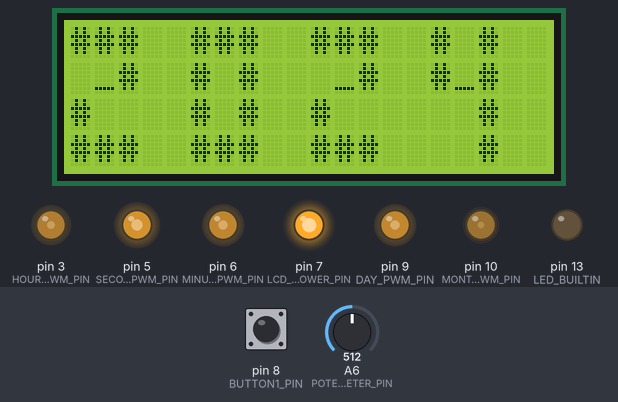
This sketch was run on a simulated Arduino Nano, built with avr-gcc and run on an emulated ATmega328P. Parts: 20×4 character LCD, output pins drawn as LEDs (lit = HIGH). The inputs (shaded band) are chosen by the test bench; at power-on: pin 8 (BUTTON1_PIN) HIGH, A6 (POTENTIOMETER_PIN) = 512. The local clock reads 2024-03-15 10:24:30 at power-on unless the sketch sets it.

Above: at 6.7 s.
6.8 s: pin 8 (BUTTON1_PIN) pulled LOW for 0.15 s
At 8.2 s:
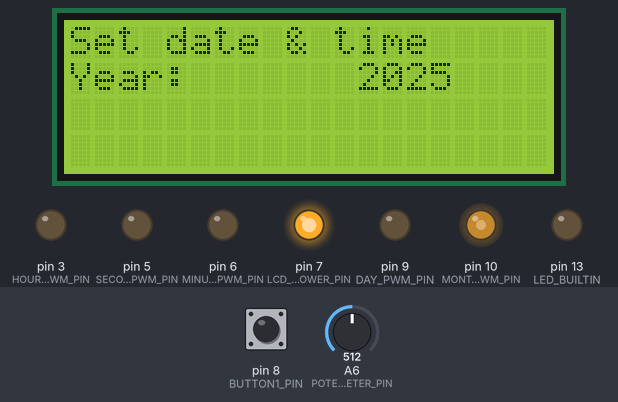
8.5 s: pin 8 (BUTTON1_PIN) pulled LOW for 1 s
At 10.8 s:
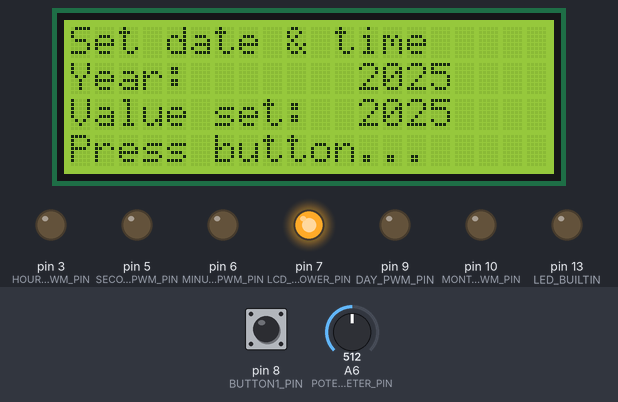
11.1 s: pin 8 (BUTTON1_PIN) pulled LOW for 0.15 s
At 12.5 s:
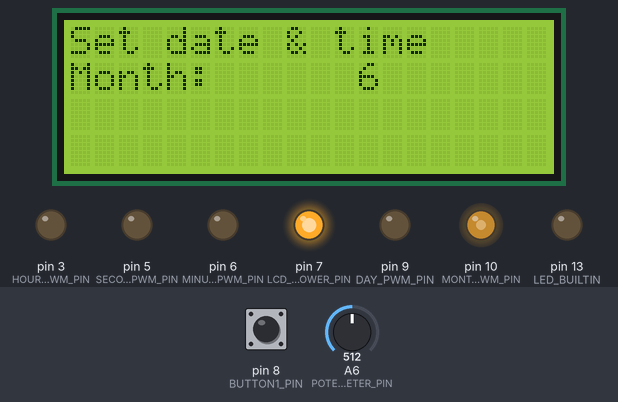
12.8 s: A6 (POTENTIOMETER_PIN) set to 716
At 13.5 s:
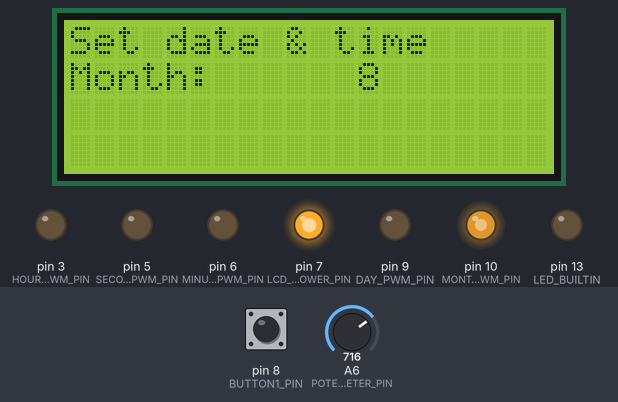
14.3 s: pin 8 (BUTTON1_PIN) pulled LOW for 3.2 s
At 18.2 s:
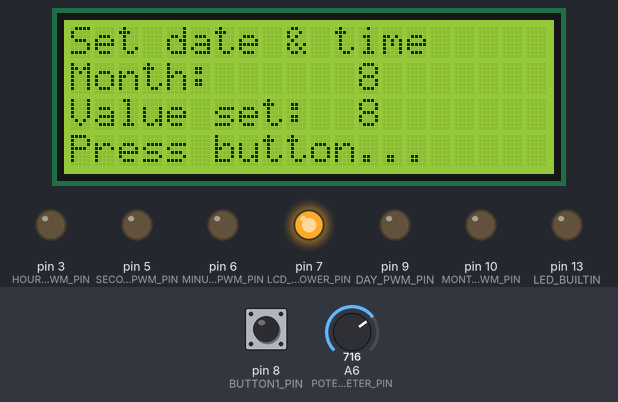
19.1 s: pin 8 (BUTTON1_PIN) pulled LOW for 0.15 s
At 19.9 s:
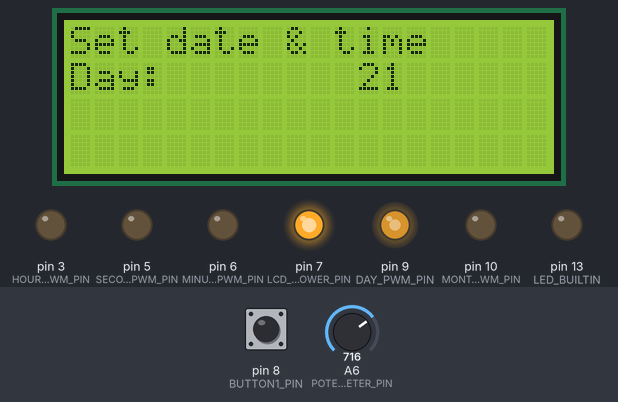
Timing chart, 0 to 21.8 s (numbered marks = the images above; inputs shaded):
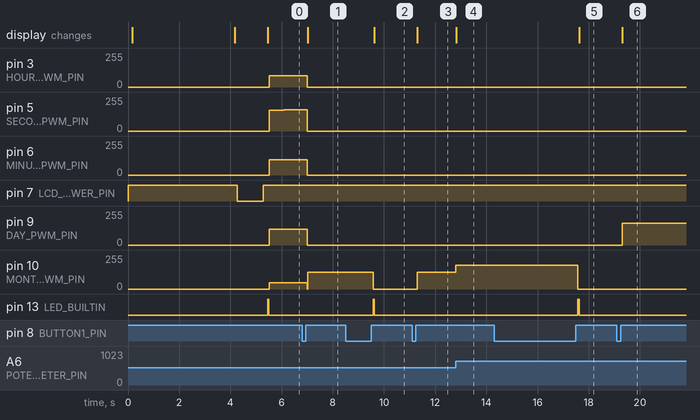

The sketch:

voltmeterClock_v0-2.ino
```cpp
#include <Time.h>
#include <TimeLib.h>
#include <DS3232RTC.h>
#include <LiquidCrystal.h>
LiquidCrystal lcd(11, 12, A0, A1, A2, A3);

//Voltmeter Clock Version 0.2

//pwm pins at 490Hz are 3, 9, 10, and 11
//pwm pins at 980Hz are 5, 6
#define SECONDS_MIN_PWM 9
#define SECONDS_MAX_PWM 255
#define SECONDS_PWM_PIN 5
#define MINUTES_MIN_PWM 21
#define MINUTES_MAX_PWM 250
#define MINUTES_PWM_PIN 6
#define HOURS_MIN_PWM 3
#define HOURS_MAX_PWM 183
#define HOURS_PWM_PIN 3
#define DAY_MIN_PWM 10
#define DAY_MAX_PWM 232
#define DAY_PWM_PIN 9
#define MONTH_MIN_PWM 0
#define MONTH_MAX_PWM 255
#define MONTH_PWM_PIN 10

#define BUTTON1_PIN 8
#define LCD_AND_LIGHTS_POWER_PIN 7
#define PIR_PIN 2
#define POTENTIOMETER_PIN A6

byte xPosLCD = 0;
byte yPosLCD = 0;

bool needToUpdateTimeValues = true; //not yet used

float mapfloatReturnFloat(float x, float in_min, float in_max, float out_min, float out_max) {
  return (x - in_min) * (out_max - out_min) / (in_max - in_min) + out_min;
}

int mapfloat(float x, float in_min, float in_max, float out_min, float out_max) {
  return (x - in_min) * (out_max - out_min) / (in_max - in_min) + out_min;
}

void blinkLED() {
  digitalWrite(LED_BUILTIN, HIGH);
  delay(50);
  digitalWrite(LED_BUILTIN, LOW);
}

bool digitalReadDebounce(int pin) {
  if (digitalRead(pin) == LOW) {
    delay(50);
    bool debounceRunning = true;
    while (debounceRunning) {
      if (digitalRead(pin) == HIGH) {
        debounceRunning = false;
      }
    }
    delay(50);
    return true;
  }
  return false;
}

void voltmeterAllSet(byte pwmValue) {
  analogWrite(SECONDS_PWM_PIN, pwmValue);
  analogWrite(MINUTES_PWM_PIN, pwmValue);
  analogWrite(HOURS_PWM_PIN, pwmValue);
  analogWrite(DAY_PWM_PIN, pwmValue);
  analogWrite(MONTH_PWM_PIN, pwmValue);
}

void voltmeterAllMax() {
  analogWrite(SECONDS_PWM_PIN, SECONDS_MAX_PWM);
  analogWrite(MINUTES_PWM_PIN, MINUTES_MAX_PWM);
  analogWrite(HOURS_PWM_PIN, HOURS_MAX_PWM);
  analogWrite(DAY_PWM_PIN, DAY_MAX_PWM);
  analogWrite(MONTH_PWM_PIN, MONTH_MAX_PWM);
}

void voltmeterAllMin() {
  analogWrite(SECONDS_PWM_PIN, SECONDS_MIN_PWM);
  analogWrite(MINUTES_PWM_PIN, MINUTES_MIN_PWM);
  analogWrite(HOURS_PWM_PIN, HOURS_MIN_PWM);
  analogWrite(DAY_PWM_PIN, DAY_MIN_PWM);
  analogWrite(MONTH_PWM_PIN, MONTH_MIN_PWM);
}

void voltmeterAllOff() {
  analogWrite(SECONDS_PWM_PIN, 0);
  //digitalWrite(SECONDS_PWM_PIN,LOW);
  analogWrite(MINUTES_PWM_PIN, 0);
  analogWrite(HOURS_PWM_PIN, 0);
  analogWrite(DAY_PWM_PIN, 0);
  analogWrite(MONTH_PWM_PIN, 0);
}

int selectTimeValueDisplayOnLcdAndVoltmeter(String valueName, int pin, int minPWM, int maxPWM, int value, int valueMin, int valueMax) {
  bool runningVar = true;
  lcd.clear();
  lcd.print("Set date & time");
  lcd.setCursor(0, 1);
  lcd.print(valueName + ": ");

  while (runningVar) {
    lcd.setCursor(12, 1);
    lcd.print("    ");
    lcd.setCursor(12, 1);
    lcd.print(map(analogRead(POTENTIOMETER_PIN), 0, 1023, valueMin, valueMax), DEC);

    byte mappedPwmVal = map(analogRead(POTENTIOMETER_PIN), 0, 1023, minPWM, maxPWM);
    analogWrite(pin, (mappedPwmVal)); //TODO: Replace with function to display value on voltmeter displays accurately
    if (digitalReadDebounce(BUTTON1_PIN)) {
      runningVar = false;
    }
    delay(25);
  }
  value = map(analogRead(POTENTIOMETER_PIN), 0, 1023, valueMin, valueMax);
  voltmeterAllOff();
  blinkLED();
  lcd.setCursor(0, 2);
  lcd.print("Value set:");
  lcd.setCursor(12, 2);
  lcd.print(value);
  lcd.setCursor(0, 3);
  lcd.print("Press button...");
  while (!digitalReadDebounce(BUTTON1_PIN));
  return value;
}

void setDateTime(unsigned int setYear, byte setMonth, byte setDay, byte setHour, byte setMin, byte setSec) {
  //arguments are selectTimeValueDisplayOnLcdAndVoltmeter(valueName, pin, minPWM, maxPWM, value, valueMin, valueMax)
  voltmeterAllOff();
  lcdCustomXYClear();
  setYear = selectTimeValueDisplayOnLcdAndVoltmeter("Year",   MONTH_PWM_PIN,   MONTH_MIN_PWM,   MONTH_MAX_PWM,   setYear,  2010, 2040);
  setMonth = selectTimeValueDisplayOnLcdAndVoltmeter("Month", MONTH_PWM_PIN,   MONTH_MIN_PWM,   MONTH_MAX_PWM,   setMonth, 1,    12);
  setDay = selectTimeValueDisplayOnLcdAndVoltmeter("Day",     DAY_PWM_PIN,     DAY_MIN_PWM,     DAY_MAX_PWM,     setDay,   1,    31);
  setHour = selectTimeValueDisplayOnLcdAndVoltmeter("Hour",   HOURS_PWM_PIN,   HOURS_MIN_PWM,   HOURS_MAX_PWM,   setHour,  0,    23);
  setMin = selectTimeValueDisplayOnLcdAndVoltmeter("Minute",  MINUTES_PWM_PIN, MINUTES_MIN_PWM, MINUTES_MAX_PWM, setMin,   0,    59);
  setSec = selectTimeValueDisplayOnLcdAndVoltmeter("Second",  SECONDS_PWM_PIN, SECONDS_MIN_PWM, SECONDS_MAX_PWM, setSec,   0,    59);
  lcdCustomXYClear();
  lcd.print("Y " + String(setYear));
  lcd.setCursor(10, 0);
  lcd.print("M " + String(setMonth));
  lcd.setCursor(0, 1);
  lcd.print("D " + String(setDay));
  lcd.setCursor(10, 1);
  lcd.print("h" + String(setHour));
  lcd.setCursor(0, 2);
  lcd.print("m" + String(setMin));
  lcd.setCursor(10, 2);
  lcd.print("s" + String(setSec));

  lcd.setCursor(0, 3);
  lcd.print("Press button to set");
  delay(500);

  bool runningVar = true;
  unsigned long targetMillis = 0;
  while (runningVar) {
    if (millis() > targetMillis) {
      digitalWrite(LED_BUILTIN, !digitalRead(LED_BUILTIN));
      targetMillis = millis() + 1000;
    }
    if (digitalReadDebounce(BUTTON1_PIN)) {
      runningVar = false;
    }
  }
  digitalWrite(LED_BUILTIN, LOW);
  lcdCustomXYClear();
  setTime(setHour, setMin, setSec, setDay, setMonth, setYear);
  RTC.set(now());
  setSyncProvider(RTC.get);
}

unsigned int monthdays[] = {0, 31, 59, 90, 120, 151, 181, 212, 243, 273, 304, 334};
unsigned long secondsSince2000(unsigned int yearVar, byte monthVar, byte dayVar, byte hourVar, byte minuteVar, byte secondVar)
{
  // This code stolen from someone else's DS1337 library. It was called
  // "date_to_epoch_seconds()" there, but it didn't do epoch seconds,
  // just seconds since 2000. That's fine in this case, since seconds
  // since 2000 is sufficient for this purpose.
  unsigned long sse = (((unsigned long)yearVar) * 365 * 24 * 60 * 60)   +   ((((unsigned long)yearVar + 3) >> 2) + ((unsigned long)yearVar % 4 == 0 && (unsigned long)monthVar > 2)) * 24 * 60 * 60   +   \
                      ((unsigned long)monthdays[monthVar - 1] + (unsigned long)dayVar - 1) * 24 * 60 * 60   +   ((unsigned long)hourVar * 60 * 60)   +   ((unsigned long)minuteVar * 60)   + (unsigned long)secondVar;
  return sse;
}

void turnOnLCD() {
  digitalWrite(LCD_AND_LIGHTS_POWER_PIN, HIGH);
  delay(100);
  lcd.begin(20, 4);
  lcdCustomXYClear();
}

void turnOffLCD() {
  lcdCustomXYClear();
  delay(100);
  digitalWrite(LCD_AND_LIGHTS_POWER_PIN, LOW);
}

void lcdCustomXYClear() {
  xPosLCD = 0;
  yPosLCD = 0;
  lcd.clear();
}

void lcdSetCursor(byte x, byte y) {
  xPosLCD = x;
  yPosLCD = y;
  lcd.setCursor(x, y);
}

void lcdDigit(byte digit) {
  digit = constrain(digit, 0, 9);
  switch (digit) {
    case 0:
      lcd.setCursor(xPosLCD, 0); lcd.print("###");
      lcd.setCursor(xPosLCD, 1); lcd.print("# #");
      lcd.setCursor(xPosLCD, 2); lcd.print("# #");
      lcd.setCursor(xPosLCD, 3); lcd.print("###");
      break;
    case 1:
      lcd.setCursor(xPosLCD, 0); lcd.print("  #");
      lcd.setCursor(xPosLCD, 1); lcd.print("  #");
      lcd.setCursor(xPosLCD, 2); lcd.print("  #");
      lcd.setCursor(xPosLCD, 3); lcd.print("  #");
      break;
    case 2:
      lcd.setCursor(xPosLCD, 0); lcd.print("###");
      lcd.setCursor(xPosLCD, 1); lcd.print(" _#");
      lcd.setCursor(xPosLCD, 2); lcd.print("#");
      lcd.setCursor(xPosLCD, 3); lcd.print("###");
      break;
    case 3:
      lcd.setCursor(xPosLCD, 0); lcd.print("###");
      lcd.setCursor(xPosLCD, 1); lcd.print("__#");
      lcd.setCursor(xPosLCD, 2); lcd.print("  #");
      lcd.setCursor(xPosLCD, 3); lcd.print("###");
      break;
    case 4:
      lcd.setCursor(xPosLCD, 0); lcd.print("# #");
      lcd.setCursor(xPosLCD, 1); lcd.print("#_#");
      lcd.setCursor(xPosLCD, 2); lcd.print("  #");
      lcd.setCursor(xPosLCD, 3); lcd.print("  #");
      break;
    case 5:
      lcd.setCursor(xPosLCD, 0); lcd.print("###");
      lcd.setCursor(xPosLCD, 1); lcd.print("#_");
      lcd.setCursor(xPosLCD, 2); lcd.print("  #");
      lcd.setCursor(xPosLCD, 3); lcd.print("###");
      break;
    case 6:
      lcd.setCursor(xPosLCD, 0); lcd.print("###");
      lcd.setCursor(xPosLCD, 1); lcd.print("#_");
      lcd.setCursor(xPosLCD, 2); lcd.print("# #");
      lcd.setCursor(xPosLCD, 3); lcd.print("###");
      break;
    case 7:
      lcd.setCursor(xPosLCD, 0); lcd.print("###");
      lcd.setCursor(xPosLCD, 1); lcd.print("  #");
      lcd.setCursor(xPosLCD, 2); lcd.print(" #");
      lcd.setCursor(xPosLCD, 3); lcd.print(" #");
      break;
    case 8:
      lcd.setCursor(xPosLCD, 0); lcd.print("###");
      lcd.setCursor(xPosLCD, 1); lcd.print("#_#");
      lcd.setCursor(xPosLCD, 2); lcd.print("# #");
      lcd.setCursor(xPosLCD, 3); lcd.print("###");
      break;
    case 9:
      lcd.setCursor(xPosLCD, 0); lcd.print("###");
      lcd.setCursor(xPosLCD, 1); lcd.print("#_#");
      lcd.setCursor(xPosLCD, 2); lcd.print("  #");
      lcd.setCursor(xPosLCD, 3); lcd.print("###");
      break;
  }
  lcdSetCursor(xPosLCD + 5, 0);
}

void lcdNumber(word num) {
  num = constrain(num, 0, 9999);
  lcdCustomXYClear();
  lcdDigit((num / 1000) % 10);
  lcdDigit((num / 100) % 10);
  lcdDigit((num / 10) % 10);
  lcdDigit(num % 10);
}

/////////////////////////////////////////////////////////////////////////////////////////////

void setup() {
  //Serial.begin(9600); //For debugging
  pinMode(SECONDS_PWM_PIN,          OUTPUT);
  pinMode(MINUTES_PWM_PIN,          OUTPUT);
  pinMode(HOURS_PWM_PIN,            OUTPUT);
  pinMode(DAY_PWM_PIN,              OUTPUT);
  pinMode(MONTH_PWM_PIN,            OUTPUT);
  pinMode(LED_BUILTIN,                  OUTPUT);
  pinMode(LCD_AND_LIGHTS_POWER_PIN, OUTPUT);
  pinMode(PIR_PIN,                  INPUT);
  pinMode(BUTTON1_PIN,              INPUT_PULLUP);
  pinMode(POTENTIOMETER_PIN,        INPUT);

  //setSyncProvider to the RTC clock. Sync interval is 5 mins by default
  setSyncProvider(RTC.get);
  //setSyncInterval(interval); // Set the number of seconds between re-syncs
  if (timeStatus() != timeSet) {
    turnOnLCD();
    lcd.setCursor(0, 0);
    lcd.print("Unable to sync");
    lcd.setCursor(0, 1);
    lcd.print("with the RTC :(");
    lcd.setCursor(0, 2);
    lcd.print(timeStatus());
    lcd.setCursor(0, 3);
    lcd.print(timeSet);
    while (true) {
      digitalWrite(LED_BUILTIN, !digitalRead(LED_BUILTIN));
      delay(500);
    }
  }

  //Breifly show current date and time
  turnOnLCD();
  lcd.print(String(year()) + "-" + String(month()) + "-" + String(day()));
  lcd.setCursor(0, 1);
  lcd.print(String(hour()));
  lcd.setCursor(2, 1);
  lcd.print(":" + String(minute()));
  lcd.setCursor(5, 1);
  lcd.print(":" + String(second()));
  delay(4000);
  turnOffLCD();
  delay(1000);

  //Year is temporarily wrote to LCD only on startup
  turnOnLCD();
  lcdNumber(year());

  //testing assigning a veriable as a time_t type
  /*
    Serial.println(now());
    Serial.println(second());
    time_t test = now();
    Serial.println();
    Serial.println(test);
    Serial.println(second(test));
  */
  blinkLED();
}

void loop() {
  //time_t t = now();

  if (digitalRead(BUTTON1_PIN) == LOW) {
    //modify date and time
    if (digitalReadDebounce(BUTTON1_PIN)) {
      setDateTime(year(), month(), day(), hour(), minute(), second());
      delay(100);
      //t = now();
    }
  }

  //Now = secondsSince2000(year(t), month(t), day(t), hour(t), minute(t), second(t));

  //now(); // Returns the current time as seconds since Jan 1 1970 (Test if since 1970 etc)

  //year(t)   vs year()   vs
  //month(t)  vs month()  vs
  //day(t)    vs day()    vs
  //hour(t)   vs hour()   vs DateTime.Hour
  //minute(t) vs minute() vs DateTime.Minute
  //second(t) vs second() vs DateTime.Second

  float exactYear = year() + (month() / 12);

  byte daysInMonth;
  if (month() == 4 or month() == 6 or month() == 9 or month() == 11) {
    //30 days in month
    daysInMonth = 30;
  } else if (month() == 2) {
    //Every year that is exactly divisible by four is a leap year, except for years that are exactly divisible by 100, but these centurial years are leap years if they are exactly divisible by 400
    if ((year() % 4) == 0) {
      if ((year() % 100) == 0) {
        if ((year() % 400) == 0) {
          //leap year
          daysInMonth = 29;
        } else {
          //not leap year
          daysInMonth = 28;
        }
      } else {
        //leap year
        daysInMonth = 29;
      }
    } else {
      //not leap year
      daysInMonth = 28;
    }
  } else {
    //month is no. 1,3,5,7,8,10 or 12 therefore 31 days in these month
    daysInMonth = 31;
  }

  float exactMonth  = month() + (day() / daysInMonth);
  float exactDay    = day() + (float(hour()) / 24);
  float exactHour   = hour() + (float(minute()) / 60);
  float exactMinute = minute() + (float(second()) / 60);
  float exactSecond = second(); // TODO: Make seconds smoother

  analogWrite(MONTH_PWM_PIN   , mapfloat(exactMonth,  1,    12,          MONTH_MIN_PWM,   MONTH_MAX_PWM));
  analogWrite(DAY_PWM_PIN     , mapfloat(exactDay,    0,    daysInMonth, DAY_MIN_PWM,     DAY_MAX_PWM));
  analogWrite(HOURS_PWM_PIN   , mapfloat(exactHour,   0,    23,          HOURS_MIN_PWM,   HOURS_MAX_PWM));
  analogWrite(MINUTES_PWM_PIN , mapfloat(exactMinute, 0,    59,          MINUTES_MIN_PWM, MINUTES_MAX_PWM));
  analogWrite(SECONDS_PWM_PIN , mapfloat(exactSecond, 0,    59,          SECONDS_MIN_PWM, SECONDS_MAX_PWM)); //TODO: Replace with function to display value on voltmeter displays accurately
  delay(100);
}
```

Measured:
- after the input at 6.8 s, pin 3 (HOURS_PWM_PIN): 84/255 → 0/255 after 0.20 s; pin 6 (MINUTES_PWM_PIN): 116/255 → 0/255 after 0.20 s; pin 9 (DAY_PWM_PIN): 120/255 → 0/255 after 0.20 s; pin 10 (MONTH_PWM_PIN): 46/255 → 127/255 after 0.20 s; the display: changes after 0.21 s (image 1)
- after the input at 8.5 s, pin 10 (MONTH_PWM_PIN): 127/255 → 0/255 after 1.1 s; pin 13 (LED_BUILTIN): LOW → HIGH after 1.1 s, → LOW 0.05 s later; the display: changes after 1.1 s (image 2)
- after the input at 11.1 s, pin 10 (MONTH_PWM_PIN): 0/255 → 127/255 after 0.21 s; the display: changes after 0.21 s (image 3)
- after the input at 12.8 s, pin 10 (MONTH_PWM_PIN): 127/255 → 178/255 at once; the display: changes at once (image 4)
- after the input at 14.3 s, pin 10 (MONTH_PWM_PIN): 178/255 → 0/255 after 3.3 s; pin 13 (LED_BUILTIN): LOW → HIGH after 3.3 s, → LOW 0.05 s later; the display: changes after 3.3 s (image 5)
- after the input at 19.1 s, pin 9 (DAY_PWM_PIN): 0/255 → 165/255 after 0.21 s; the display: changes after 0.21 s (image 6)
